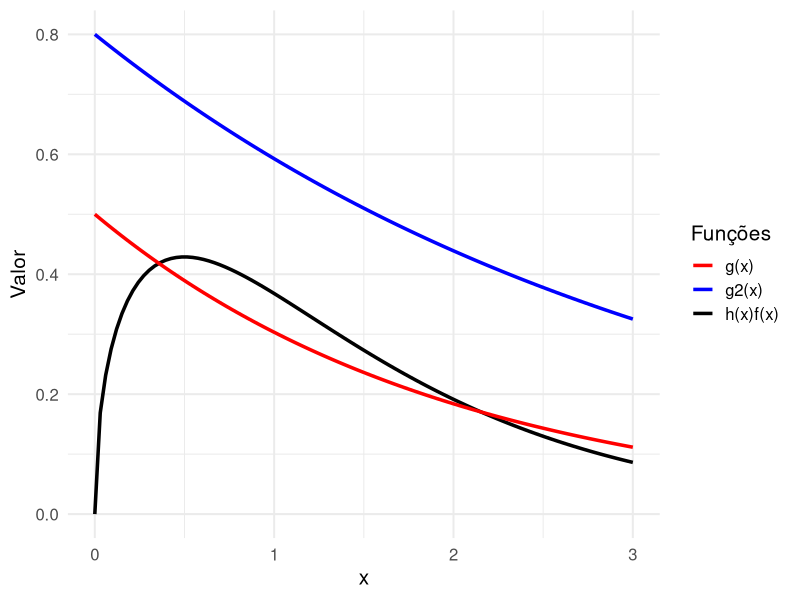
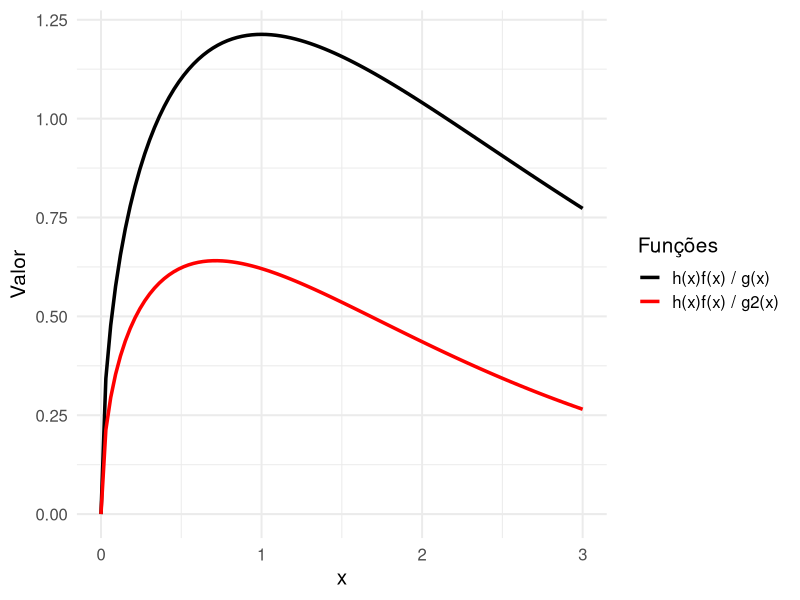

Source code (R) for these figures, in order:
## ---- chunk 1
set.seed(0)
# Valor exato de P(Z > 4.5)
valor_exato <- log(pnorm(4.5, 0, 1, lower.tail = FALSE))
cat("Valor exato (log(P(Z > 4.5))):", valor_exato, "\n")

# Simulação Monte Carlo
n <- 100000
z <- rnorm(n, 0, 1)

# Estimativa Monte Carlo de P(Z > 4.5)
p_estimada <- mean(1 * (z > 4.5))
cat("Estimativa Monte Carlo de P(Z > 4.5):", p_estimada, "\n")

# Logaritmo da estimativa Monte Carlo
log_p_estimada <- log(p_estimada)
cat("Logaritmo da estimativa Monte Carlo:", log_p_estimada, "\n")
## ---- chunk 2
n <- 100
# Gerar n valores da distribuição exponencial truncada
y <- rexp(n) + 4.5

# Estimativa por importância
estimativa_importancia <- mean(dnorm(y) / exp(-(y - 4.5)))
cat("Estimativa por amostragem por importância:", estimativa_importancia, "\n")

# Logaritmo da estimativa por importância
log_estimativa_importancia <- log(estimativa_importancia)
cat("Logaritmo da estimativa por amostragem por importância:", log_estimativa_importancia, "\n")
## ---- chunk 3
# Valor exato da integral
real <- sqrt(pi) / 2
cat("Valor exato:", real, "\n")

# Número de amostras
n <- 10000

# Geração de amostras da distribuição exponencial
x <- rexp(n, 1)

# Estimativa Monte Carlo para E[sqrt(X)]
estimativa_mc <- mean(sqrt(x))
cat("Estimativa Monte Carlo de E[sqrt(X)]:", estimativa_mc, "\n")

# Variância da estimativa
variancia_mc <- var(sqrt(x))
cat("Variância da estimativa:", variancia_mc, "\n")
## ---- chunk 4
# Gerando amostras de uma distribuição normal absoluta
z <- abs(rnorm(n))

# Função de densidade combinada g(x)
g <- function(x) {
  return(dnorm(x) + dnorm(-x))
}

# Estimativa por amostragem por importância
estimativa_importancia <- mean((sqrt(z)) * dexp(z, 1) / g(z))
cat("Estimativa por amostragem por importância:", estimativa_importancia, "\n")

# Variância da estimativa por amostragem por importância
variancia_importancia <- var((sqrt(z)) * dexp(z, 1) / g(z))
cat("Variância da estimativa por amostragem por importância:", variancia_importancia, "\n")
## ---- chunk 5
# Gerando amostras de uma distribuição Cauchy absoluta
z <- abs(rcauchy(n))

# Função de densidade combinada g2(x) para a Cauchy
g2 <- function(x) {
  return(dcauchy(x) + dcauchy(-x))
}

# Estimativa por amostragem por importância usando Cauchy
estimativa_importancia_cauchy <- mean((sqrt(z)) * dexp(z, 1) / g2(z))
cat("Estimativa por amostragem por importância (Cauchy):", estimativa_importancia_cauchy, "\n")

# Variância da estimativa por amostragem por importância usando Cauchy
variancia_importancia_cauchy <- var((sqrt(z)) * dexp(z, 1) / g2(z))
cat("Variância da estimativa por amostragem por importância (Cauchy):", variancia_importancia_cauchy, "\n")
## ---- chunk 6
library(ggplot2)

# Funções
h_f <- function(x) sqrt(x) * dexp(x, 1)
g <- function(x) 0.5 * exp(-0.5 * x)  # Exemplo para g(x)
g2 <- function(x) 0.8 * exp(-0.3 * x) # Exemplo para g2(x)

# Dados
x_vals <- seq(0, 3, length.out = 100)
data <- data.frame(
  x = x_vals,
  h_f = h_f(x_vals),
  g = g(x_vals),
  g2 = g2(x_vals)
)

# Gráfico
ggplot(data, aes(x)) +
  geom_line(aes(y = h_f, color = "h(x)f(x)"), size = 1.2) +
  geom_line(aes(y = g, color = "g(x)"), size = 1.2) +
  geom_line(aes(y = g2, color = "g2(x)"), size = 1.2) +
  scale_color_manual(values = c("h(x)f(x)" = "black", "g(x)" = "red", "g2(x)" = "blue")) +
  labs(y = "Valor", color = "Funções") +
  theme_minimal(base_size = 15)
## ---- chunk 7
library(ggplot2)

# Funções
h_f <- function(x) sqrt(x) * dexp(x, 1)
g <- function(x) 0.5 * exp(-0.5 * x)  # Exemplo para g(x)
g2 <- function(x) 0.8 * exp(-0.3 * x) # Exemplo para g2(x)

# Dados
x_vals <- seq(0, 3, length.out = 100)
data <- data.frame(
  x = x_vals,
  h_f_over_g = h_f(x_vals) / g(x_vals),
  h_f_over_g2 = h_f(x_vals) / g2(x_vals)
)

# Gráfico
ggplot(data, aes(x)) +
  geom_line(aes(y = h_f_over_g, color = "h(x)f(x) / g(x)"), size = 1.2) +
  geom_line(aes(y = h_f_over_g2, color = "h(x)f(x) / g2(x)"), size = 1.2) +
  scale_color_manual(values = c("h(x)f(x) / g(x)" = "black", "h(x)f(x) / g2(x)" = "red")) +
  labs(y = "Valor", color = "Funções") +
  theme_minimal(base_size = 15)
